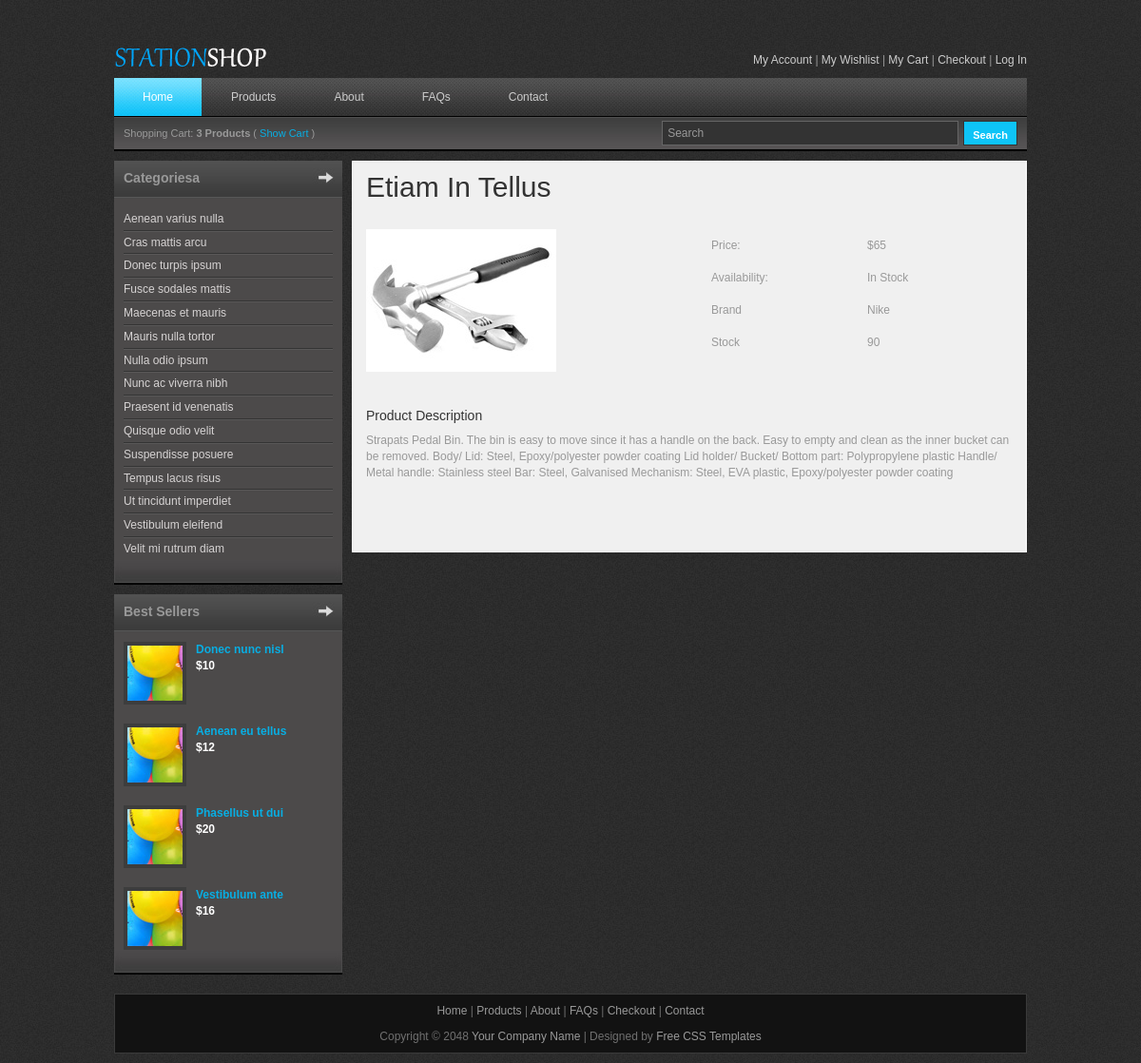
Screenshot of /productdetail/9 with the database file from the repository.
### tables this page shows
CREATE TABLE `product_tbl` (
  `product_id` int(11) NOT NULL,
  `product_name` varchar(20) NOT NULL,
  `product_description` text NOT NULL,
  `gambar` varchar(20) NOT NULL,
  `price` int(10) NOT NULL,
  `stock` int(10) NOT NULL,
  `brand` varchar(250) NOT NULL
);

### application/controllers/Products.php (called while the page is built, shortened)
<?php
class Products extends CI_Controller {
	public function __construct() {
		$this->load->model("ProductsModel");
		$this->load->library("pagination");
	}
	public function productDetail($product_id) {
		$data["content_page"]="product_detail_content";
		$data["product_data"]=$this->ProductsModel->getProductDetail($product_id);
		$this->load->view("index",$data);
	}
}

### index.php (called while the page is built, shortened)
<?php
require_once BASEPATH.'core/CodeIgniter.php';

### application/models/ProductsModel.php (called while the page is built, shortened)
<?php
	class ProductsModel extends CI_Model {
		public function getProductDetail($product_id) {
			$sql = "SELECT * FROM product_tbl WHERE product_id=" . $product_id;
			$query = $this->db->query($sql);
			return $query->row();
		}
	}

### application/views/product_detail_content.php (the view)
<h1>Etiam In Tellus</h1>
<?php if (isset($product_data)) { ?>
            <div class="content_half float_l">
        	<a  rel="lightbox[portfolio]" href="<?php echo base_url(); ?>images/product/<?php echo $product_data->gambar; ?>"><img src="<?php echo base_url(); ?>images/product/<?php echo $product_data->gambar; ?>" alt="Image 01" /></a>
            </div>
            <div class="content_half float_r">
				<table>
                    <tr>
                        <td height="30" width="160">Price:</td>
                        <td>$<?php echo $product_data->price; ?></td>
                    </tr>
                    <tr>
                        <td height="30">Availability:</td>
                        <td>In Stock</td>
                    </tr>
                    <tr>
                        <td height="30">Brand</td>
                        <td><?php echo $product_data->brand; ?></td>
                    </tr>
                    <tr><td height="30">Stock</td><td><?php echo $product_data->stock; ?></td></tr>
                </table>
                <div class="cleaner h20"></div>
			</div>
            <div class="cleaner h30"></div>
            <h5>Product Description</h5>
            <p><?php echo $product_data->product_description; ?></p>
            <div class="cleaner h50"></div>
<?php } ?>

### css/templatemo_style.css (style rules this page uses)
body { margin: 0; padding: 0; color: #999; font-family: Tahoma, Geneva, sans-serif; font-size: 12px; line-height: 1.4em; background-color: #2e2e2e; background-repeat: repeat; background-image: url(../images/templatemo_body.jpg) }
p { margin: 0 0 10px 0; padding: 0; }
img { border: none; }
h1, h2, h3, h4, h5, h6 { color: #333; font-weight: normal; }
h1 { font-size: 30px; margin: 0 0 30px; padding: 5px 0; }
h5 { font-size: 14px; margin: 0 0 10px; padding: 0; }
.cleaner { clear: both }
.h20 { height: 20px }
.h30 { height: 30px }
.h50 { height: 50px }
.float_l { float: left }
.float_r { float: right }
.content_half { width: 320px; }

### rows the page displays
product_tbl: gambar (picture), price "65", brand "Nike", stock "90", product_description "Strapats Pedal Bin. The bin is easy to move since it has a handle on the back. Easy to empty and clean as the inner bucket can be removed. Body/ Lid: Steel, Epoxy/polyester powder coating Lid holder/ Bucket/ Bottom part: Polypropylene plastic Handle/ Metal handle: Stainless steel Bar: Steel, Galvanised Mechanism: Steel, EVA plastic, Epoxy/polyester powder coating"
